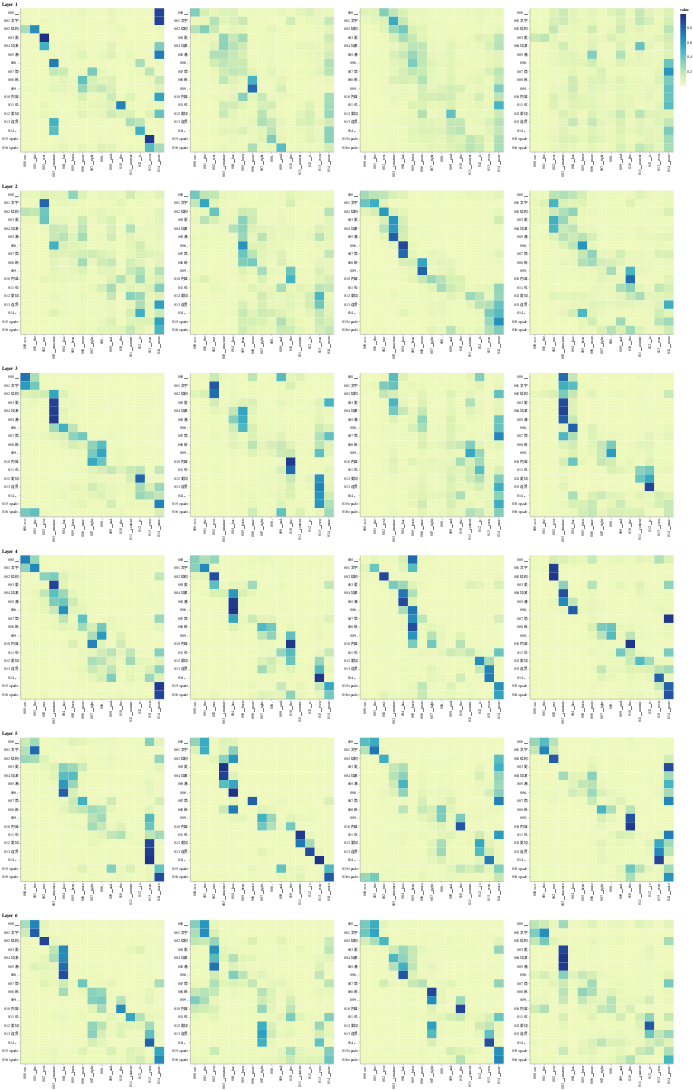

Source (notebook cell):
### Code cell
viz_decoder_cross_attn(model, src_words, trans_words)

### Figure 1 — Vega-Lite specification as saved in the notebook (floating-point values rounded to 4 significant figures; data arrays with more than 128 entries replaced by an {"elided": "..."} marker saying what was removed)
{"config": {"view": {"continuousWidth": 400, "continuousHeight": 300}}, "hconcat": [{"vconcat": [{"hconcat": [{"data": {"name": "data-af4df8ce936f68358c3aaafc8fe5234b"}, "mark": "rect", "encoding": {"color": {"type": "quantitative", "field": "value"}, "tooltip": [{"type": "quantitative", "field": "row"}, {"type": "quantitative", "field": "column"}, {"type": "quantitative", "field": "value"}, {"type": "nominal", "field": "row_token"}, {"type": "nominal", "field": "col_token"}], "x": {"type": "nominal", "axis": {"title": ""}, "field": "col_token"}, "y": {"type": "nominal", "axis": {"title": ""}, "field": "row_token"}}, "height": 400, "selection": {"selector097": {"type": "interval", "bind": "scales", "encodings": ["x", "y"]}}, "width": 400}, {"data": {"name": "data-4b0a47aeefa6cf6f62fd47047f501317"}, "mark": "rect", "encoding": {"color": {"type": "quantitative", "field": "value"}, "tooltip": [{"type": "quantitative", "field": "row"}, {"type": "quantitative", "field": "column"}, {"type": "quantitative", "field": "value"}, {"type": "nominal", "field": "row_token"}, {"type": "nominal", "field": "col_token"}], "x": {"type": "nominal", "axis": {"title": ""}, "field": "col_token"}, "y": {"type": "nominal", "axis": {"title": ""}, "field": "row_token"}}, "height": 400, "selection": {"selector099": {"type": "interval", "bind": "scales", "encodings": ["x", "y"]}}, "width": 400}, {"data": {"name": "data-88809bc3dc28ff0e699e8aceb2c19228"}, "mark": "rect", "encoding": {"color": {"type": "quantitative", "field": "value"}, "tooltip": [{"type": "quantitative", "field": "row"}, {"type": "quantitative", "field": "column"}, {"type": "quantitative", "field": "value"}, {"type": "nominal", "field": "row_token"}, {"type": "nominal", "field": "col_token"}], "x": {"type": "nominal", "axis": {"title": ""}, "field": "col_token"}, "y": {"type": "nominal", "axis": {"title": ""}, "field": "row_token"}}, "height": 400, "selection": {"selector101": {"type": "interval", "bind": "scales", "encodings": ["x", "y"]}}, "width": 400}, {"data": {"name": "data-9781db7fe4fd9b3127abd94c6473de6d"}, "mark": "rect", "encoding": {"color": {"type": "quantitative", "field": "value"}, "tooltip": [{"type": "quantitative", "field": "row"}, {"type": "quantitative", "field": "column"}, {"type": "quantitative", "field": "value"}, {"type": "nominal", "field": "row_token"}, {"type": "nominal", "field": "col_token"}], "x": {"type": "nominal", "axis": {"title": ""}, "field": "col_token"}, "y": {"type": "nominal", "axis": {"title": ""}, "field": "row_token"}}, "height": 400, "selection": {"selector103": {"type": "interval", "bind": "scales", "encodings": ["x", "y"]}}, "width": 400}]}, {"vconcat": [{"hconcat": [{"data": {"name": "data-3b8b50a1576c4ac5328dddf69e83f816"}, "mark": "rect", "encoding": {"color": {"type": "quantitative", "field": "value"}, "tooltip": [{"type": "quantitative", "field": "row"}, {"type": "quantitative", "field": "column"}, {"type": "quantitative", "field": "value"}, {"type": "nominal", "field": "row_token"}, {"type": "nominal", "field": "col_token"}], "x": {"type": "nominal", "axis": {"title": ""}, "field": "col_token"}, "y": {"type": "nominal", "axis": {"title": ""}, "field": "row_token"}}, "height": 400, "selection": {"selector105": {"type": "interval", "bind": "scales", "encodings": ["x", "y"]}}, "width": 400}, {"data": {"name": "data-7356b75ce4e51f973a884c50effd9c6f"}, "mark": "rect", "encoding": {"color": {"type": "quantitative", "field": "value"}, "tooltip": [{"type": "quantitative", "field": "row"}, {"type": "quantitative", "field": "column"}, {"type": "quantitative", "field": "value"}, {"type": "nominal", "field": "row_token"}, {"type": "nominal", "field": "col_token"}], "x": {"type": "nominal", "axis": {"title": ""}, "field": "col_token"}, "y": {"type": "nominal", "axis": {"title": ""}, "field": "row_token"}}, "height": 400, "selection": {"selector107": {"type": "interval", "bind": "scales", "encodings": ["x", "y"]}}, "width": 400}, {"data": {"name": "data-4be38c577053cb834f51d5e46aa38b60"}, "mark": "rect", "encoding": {"color": {"type": "quantitative", "field": "value"}, "tooltip": [{"type": "quantitative", "field": "row"}, {"type": "quantitative", "field": "column"}, {"type": "quantitative", "field": "value"}, {"type": "nominal", "field": "row_token"}, {"type": "nominal", "field": "col_token"}], "x": {"type": "nominal", "axis": {"title": ""}, "field": "col_token"}, "y": {"type": "nominal", "axis": {"title": ""}, "field": "row_token"}}, "height": 400, "selection": {"selector109": {"type": "interval", "bind": "scales", "encodings": ["x", "y"]}}, "width": 400}, {"data": {"name": "data-b103ead95ab8b47fcefb0623403e264d"}, "mark": "rect", "encoding": {"color": {"type": "quantitative", "field": "value"}, "tooltip": [{"type": "quantitative", "field": "row"}, {"type": "quantitative", "field": "column"}, {"type": "quantitative", "field": "value"}, {"type": "nominal", "field": "row_token"}, {"type": "nominal", "field": "col_token"}], "x": {"type": "nominal", "axis": {"title": ""}, "field": "col_token"}, "y": {"type": "nominal", "axis": {"title": ""}, "field": "row_token"}}, "height": 400, "selection": {"selector111": {"type": "interval", "bind": "scales", "encodings": ["x", "y"]}}, "width": 400}]}], "title": "Layer 2"}, {"vconcat": [{"hconcat": [{"data": {"name": "data-2c0a6a64f7ede12121cbfb6829554d44"}, "mark": "rect", "encoding": {"color": {"type": "quantitative", "field": "value"}, "tooltip": [{"type": "quantitative", "field": "row"}, {"type": "quantitative", "field": "column"}, {"type": "quantitative", "field": "value"}, {"type": "nominal", "field": "row_token"}, {"type": "nominal", "field": "col_token"}], "x": {"type": "nominal", "axis": {"title": ""}, "field": "col_token"}, "y": {"type": "nominal", "axis": {"title": ""}, "field": "row_token"}}, "height": 400, "selection": {"selector113": {"type": "interval", "bind": "scales", "encodings": ["x", "y"]}}, "width": 400}, {"data": {"name": "data-2a66d99c03385177ca739ddd34788c9c"}, "mark": "rect", "encoding": {"color": {"type": "quantitative", "field": "value"}, "tooltip": [{"type": "quantitative", "field": "row"}, {"type": "quantitative", "field": "column"}, {"type": "quantitative", "field": "value"}, {"type": "nominal", "field": "row_token"}, {"type": "nominal", "field": "col_token"}], "x": {"type": "nominal", "axis": {"title": ""}, "field": "col_token"}, "y": {"type": "nominal", "axis": {"title": ""}, "field": "row_token"}}, "height": 400, "selection": {"selector115": {"type": "interval", "bind": "scales", "encodings": ["x", "y"]}}, "width": 400}, {"data": {"name": "data-3c9f4628655520e07bfd9e1ac8c9d881"}, "mark": "rect", "encoding": {"color": {"type": "quantitative", "field": "value"}, "tooltip": [{"type": "quantitative", "field": "row"}, {"type": "quantitative", "field": "column"}, {"type": "quantitative", "field": "value"}, {"type": "nominal", "field": "row_token"}, {"type": "nominal", "field": "col_token"}], "x": {"type": "nominal", "axis": {"title": ""}, "field": "col_token"}, "y": {"type": "nominal", "axis": {"title": ""}, "field": "row_token"}}, "height": 400, "selection": {"selector117": {"type": "interval", "bind": "scales", "encodings": ["x", "y"]}}, "width": 400}, {"data": {"name": "data-848145b47dbe8e6b1cc13938aa4d1743"}, "mark": "rect", "encoding": {"color": {"type": "quantitative", "field": "value"}, "tooltip": [{"type": "quantitative", "field": "row"}, {"type": "quantitative", "field": "column"}, {"type": "quantitative", "field": "value"}, {"type": "nominal", "field": "row_token"}, {"type": "nominal", "field": "col_token"}], "x": {"type": "nominal", "axis": {"title": ""}, "field": "col_token"}, "y": {"type": "nominal", "axis": {"title": ""}, "field": "row_token"}}, "height": 400, "selection": {"selector119": {"type": "interval", "bind": "scales", "encodings": ["x", "y"]}}, "width": 400}]}], "title": "Layer 3"}, {"vconcat": [{"hconcat": [{"data": {"name": "data-82435d93229042ee4959c11f7c542445"}, "mark": "rect", "encoding": {"color": {"type": "quantitative", "field": "value"}, "tooltip": [{"type": "quantitative", "field": "row"}, {"type": "quantitative", "field": "column"}, {"type": "quantitative", "field": "value"}, {"type": "nominal", "field": "row_token"}, {"type": "nominal", "field": "col_token"}], "x": {"type": "nominal", "axis": {"title": ""}, "field": "col_token"}, "y": {"type": "nominal", "axis": {"title": ""}, "field": "row_token"}}, "height": 400, "selection": {"selector121": {"type": "interval", "bind": "scales", "encodings": ["x", "y"]}}, "width": 400}, {"data": {"name": "data-7d4e3fc3eab6e9c67abb54e343ddcc89"}, "mark": "rect", "encoding": {"color": {"type": "quantitative", "field": "value"}, "tooltip": [{"type": "quantitative", "field": "row"}, {"type": "quantitative", "field": "column"}, {"type": "quantitative", "field": "value"}, {"type": "nominal", "field": "row_token"}, {"type": "nominal", "field": "col_token"}], "x": {"type": "nominal", "axis": {"title": ""}, "field": "col_token"}, "y": {"type": "nominal", "axis": {"title": ""}, "field": "row_token"}}, "height": 400, "selection": {"selector123": {"type": "interval", "bind": "scales", "encodings": ["x", "y"]}}, "width": 400}, {"data": {"name": "data-8dec287bd9d8749ac2f42a029a526f9c"}, "mark": "rect", "encoding": {"color": {"type": "quantitative", "field": "value"}, "tooltip": [{"type": "quantitative", "field": "row"}, {"type": "quantitative", "field": "column"}, {"type": "quantitative", "field": "value"}, {"type": "nominal", "field": "row_token"}, {"type": "nominal", "field": "col_token"}], "x": {"type": "nominal", "axis": {"title": ""}, "field": "col_token"}, "y": {"type": "nominal", "axis": {"title": ""}, "field": "row_token"}}, "height": 400, "selection": {"selector125": {"type": "interval", "bind": "scales", "encodings": ["x", "y"]}}, "width": 400}, {"data": {"name": "data-ca3bc4eb9bee54e5ff2b1661ff693fdf"}, "mark": "rect", "encoding": {"color": {"type": "quantitative", "field": "value"}, "tooltip": [{"type": "quantitative", "field": "row"}, {"type": "quantitative", "field": "column"}, {"type": "quantitative", "field": "value"}, {"type": "nominal", "field": "row_token"}, {"type": "nominal", "field": "col_token"}], "x": {"type": "nominal", "axis": {"title": ""}, "field": "col_token"}, "y": {"type": "nominal", "axis": {"title": ""}, "field": "row_token"}}, "height": 400, "selection": {"selector127": {"type": "interval", "bind": "scales", "encodings": ["x", "y"]}}, "width": 400}]}], "title": "Layer 4"}, {"vconcat": [{"hconcat": [{"data": {"name": "data-aabc62116f3c6f2ea35148360a20bea6"}, "mark": "rect", "encoding": {"color": {"type": "quantitative", "field": "value"}, "tooltip": [{"type": "quantitative", "field": "row"}, {"type": "quantitative", "field": "column"}, {"type": "quantitative", "field": "value"}, {"type": "nominal", "field": "row_token"}, {"type": "nominal", "field": "col_token"}], "x": {"type": "nominal", "axis": {"title": ""}, "field": "col_token"}, "y": {"type": "nominal", "axis": {"title": ""}, "field": "row_token"}}, "height": 400, "selection": {"selector129": {"type": "interval", "bind": "scales", "encodings": ["x", "y"]}}, "width": 400}, {"data": {"name": "data-0276fc135fe01ceac5710b4467f7f31f"}, "mark": "rect", "encoding": {"color": {"type": "quantitative", "field": "value"}, "tooltip": [{"type": "quantitative", "field": "row"}, {"type": "quantitative", "field": "column"}, {"type": "quantitative", "field": "value"}, {"type": "nominal", "field": "row_token"}, {"type": "nominal", "field": "col_token"}], "x": {"type": "nominal", "axis": {"title": ""}, "field": "col_token"}, "y": {"type": "nominal", "axis": {"title": ""}, "field": "row_token"}}, "height": 400, "selection": {"selector131": {"type": "interval", "bind": "scales", "encodings": ["x", "y"]}}, "width": 400}, {"data": {"name": "data-a2017d14c6a2572de1b81c71d12cf358"}, "mark": "rect", "encoding": {"color": {"type": "quantitative", "field": "value"}, "tooltip": [{"type": "quantitative", "field": "row"}, {"type": "quantitative", "field": "column"}, {"type": "quantitative", "field": "value"}, {"type": "nominal", "field": "row_token"}, {"type": "nominal", "field": "col_token"}], "x": {"type": "nominal", "axis": {"title": ""}, "field": "col_token"}, "y": {"type": "nominal", "axis": {"title": ""}, "field": "row_token"}}, "height": 400, "selection": {"selector133": {"type": "interval", "bind": "scales", "encodings": ["x", "y"]}}, "width": 400}, {"data": {"name": "data-53f299400a4932a90cb81d888ea20be6"}, "mark": "rect", "encoding": {"color": {"type": "quantitative", "field": "value"}, "tooltip": [{"type": "quantitative", "field": "row"}, {"type": "quantitative", "field": "column"}, {"type": "quantitative", "field": "value"}, {"type": "nominal", "field": "row_token"}, {"type": "nominal", "field": "col_token"}], "x": {"type": "nominal", "axis": {"title": ""}, "field": "col_token"}, "y": {"type": "nominal", "axis": {"title": ""}, "field": "row_token"}}, "height": 400, "selection": {"selector135": {"type": "interval", "bind": "scales", "encodings": ["x", "y"]}}, "width": 400}]}], "title": "Layer 5"}, {"vconcat": [{"hconcat": [{"data": {"name": "data-e657c6aab6b14b4c8353af2be872851f"}, "mark": "rect", "encoding": {"color": {"type": "quantitative", "field": "value"}, "tooltip": [{"type": "quantitative", "field": "row"}, {"type": "quantitative", "field": "column"}, {"type": "quantitative", "field": "value"}, {"type": "nominal", "field": "row_token"}, {"type": "nominal", "field": "col_token"}], "x": {"type": "nominal", "axis": {"title": ""}, "field": "col_token"}, "y": {"type": "nominal", "axis": {"title": ""}, "field": "row_token"}}, "height": 400, "selection": {"selector137": {"type": "interval", "bind": "scales", "encodings": ["x", "y"]}}, "width": 400}, {"data": {"name": "data-908ebf31bcf25c703d0623a7b24498b8"}, "mark": "rect", "encoding": {"color": {"type": "quantitative", "field": "value"}, "tooltip": [{"type": "quantitative", "field": "row"}, {"type": "quantitative", "field": "column"}, {"type": "quantitative", "field": "value"}, {"type": "nominal", "field": "row_token"}, {"type": "nominal", "field": "col_token"}], "x": {"type": "nominal", "axis": {"title": ""}, "field": "col_token"}, "y": {"type": "nominal", "axis": {"title": ""}, "field": "row_token"}}, "height": 400, "selection": {"selector139": {"type": "interval", "bind": "scales", "encodings": ["x", "y"]}}, "width": 400}, {"data": {"name": "data-8aa1e9505699b9fdb243df6d5899bc65"}, "mark": "rect", "encoding": {"color": {"type": "quantitative", "field": "value"}, "tooltip": [{"type": "quantitative", "field": "row"}, {"type": "quantitative", "field": "column"}, {"type": "quantitative", "field": "value"}, {"type": "nominal", "field": "row_token"}, {"type": "nominal", "field": "col_token"}], "x": {"type": "nominal", "axis": {"title": ""}, "field": "col_token"}, "y": {"type": "nominal", "axis": {"title": ""}, "field": "row_token"}}, "height": 400, "selection": {"selector141": {"type": "interval", "bind": "scales", "encodings": ["x", "y"]}}, "width": 400}, {"data": {"name": "data-49738f40f0fd1ed8e6227dfaad2c73c4"}, "mark": "rect", "encoding": {"color": {"type": "quantitative", "field": "value"}, "tooltip": [{"type": "quantitative", "field": "row"}, {"type": "quantitative", "field": "column"}, {"type": "quantitative", "field": "value"}, {"type": "nominal", "field": "row_token"}, {"type": "nominal", "field": "col_token"}], "x": {"type": "nominal", "axis": {"title": ""}, "field": "col_token"}, "y": {"type": "nominal", "axis": {"title": ""}, "field": "row_token"}}, "height": 400, "selection": {"selector143": {"type": "interval", "bind": "scales", "encodings": ["x", "y"]}}, "width": 400}]}], "title": "Layer 6"}], "title": "Layer 1"}], "$schema": "https://vega.github.io/schema/vega-lite/v4.8.1.json", "datasets": {"data-af4df8ce936f68358c3aaafc8fe5234b": {"elided": "255 records"}, "data-4b0a47aeefa6cf6f62fd47047f501317": {"elided": "255 records"}, "data-88809bc3dc28ff0e699e8aceb2c19228": {"elided": "255 records"}, "data-9781db7fe4fd9b3127abd94c6473de6d": {"elided": "255 records"}, "data-3b8b50a1576c4ac5328dddf69e83f816": {"elided": "255 records"}, "data-7356b75ce4e51f973a884c50effd9c6f": {"elided": "255 records"}, "data-4be38c577053cb834f51d5e46aa38b60": {"elided": "255 records"}, "data-b103ead95ab8b47fcefb0623403e264d": {"elided": "255 records"}, "data-2c0a6a64f7ede12121cbfb6829554d44": {"elided": "255 records"}, "data-2a66d99c03385177ca739ddd34788c9c": {"elided": "255 records"}, "data-3c9f4628655520e07bfd9e1ac8c9d881": {"elided": "255 records"}, "data-848145b47dbe8e6b1cc13938aa4d1743": {"elided": "255 records"}, "data-82435d93229042ee4959c11f7c542445": {"elided": "255 records"}, "data-7d4e3fc3eab6e9c67abb54e343ddcc89": {"elided": "255 records"}, "data-8dec287bd9d8749ac2f42a029a526f9c": {"elided": "255 records"}, "data-ca3bc4eb9bee54e5ff2b1661ff693fdf": {"elided": "255 records"}, "data-aabc62116f3c6f2ea35148360a20bea6": {"elided": "255 records"}, "data-0276fc135fe01ceac5710b4467f7f31f": {"elided": "255 records"}, "data-a2017d14c6a2572de1b81c71d12cf358": {"elided": "255 records"}, "data-53f299400a4932a90cb81d888ea20be6": {"elided": "255 records"}, "data-e657c6aab6b14b4c8353af2be872851f": {"elided": "255 records"}, "data-908ebf31bcf25c703d0623a7b24498b8": {"elided": "255 records"}, "data-8aa1e9505699b9fdb243df6d5899bc65": {"elided": "255 records"}, "data-49738f40f0fd1ed8e6227dfaad2c73c4": {"elided": "255 records"}}}
